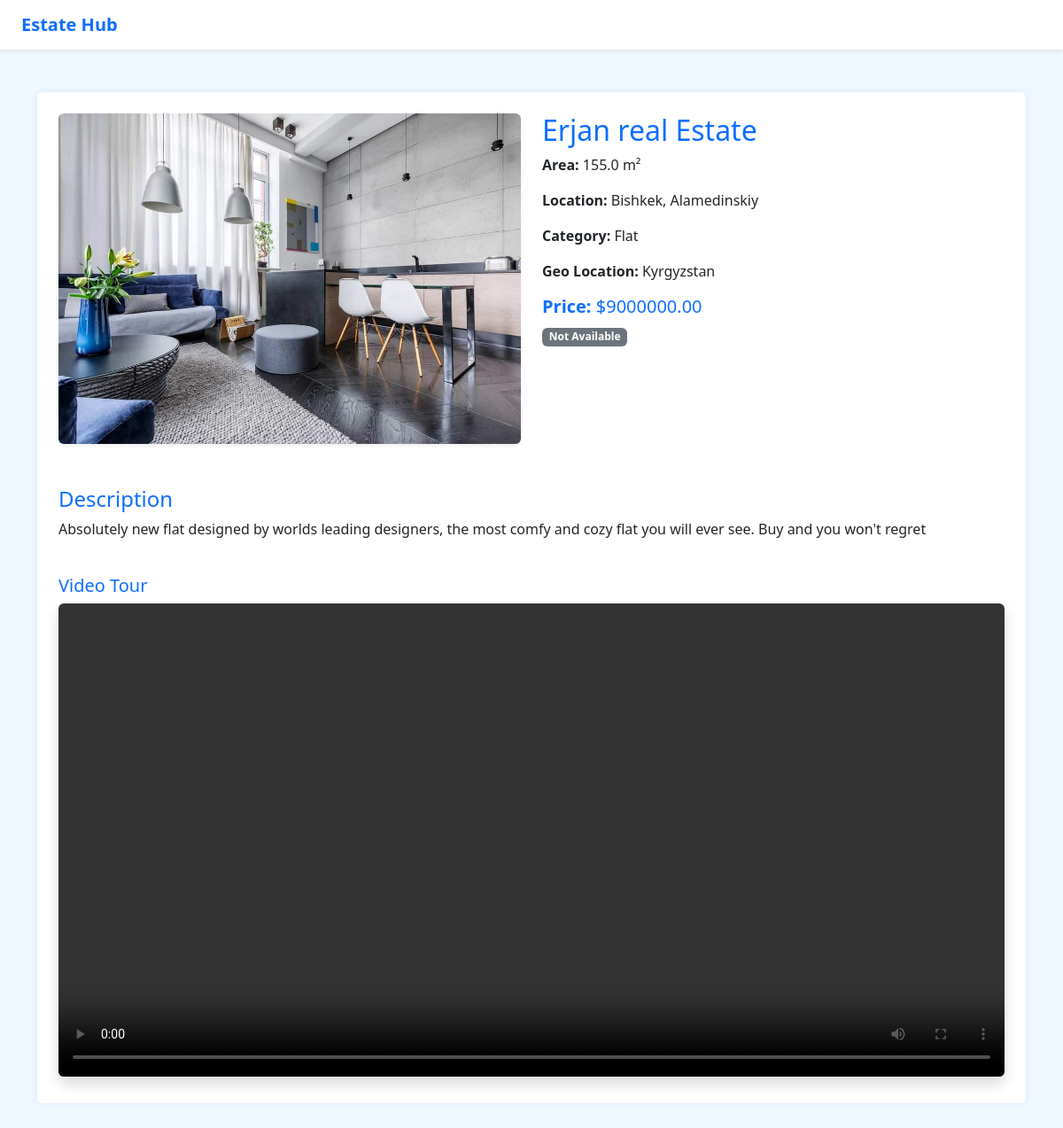
/detail_view/1/, run on the app's committed database.
### Product/models.py (models this page shows, shortened)
class Estate(models.Model):
    name = models.CharField(max_length=255)
    area = models.FloatField(validators=[MinValueValidator(0.0)])
    geo = models.CharField(max_length=255,)
    price = models.FloatField(validators=[MinValueValidator(0.0)])
    description = models.TextField()
    video = models.FileField(upload_to='media/video/', null=True, blank=True)
    is_active = models.BooleanField(default=True)
    city = models.ForeignKey(City, on_delete=models.PROTECT, related_name='estates')
    district = models.ForeignKey(District, on_delete=models.PROTECT, related_name='estates')
    category = models.ForeignKey(Category, on_delete=models.PROTECT, related_name='estates')
    image = models.ImageField(upload_to='media/images/', null=True, blank=True)

class City(models.Model):
    name = models.CharField(max_length=255, unique=True)
    class Meta:
        verbose_name_plural = "Cities"

class District(models.Model):
    name = models.CharField(max_length=255)
    city = models.ForeignKey(City, on_delete=models.PROTECT, related_name='districts')
    class Meta:
        unique_together = ['name', 'city']

class Category(models.Model):
    name = models.CharField(max_length=255, unique=True)
    image = models.ImageField(upload_to='media/images/', null=True, blank=True)
    class Meta:
        verbose_name_plural = "Categories"

### Product/views.py (the view)
# urls.py: path('detail_view/<int:estate_id>/', detail_view, name='detail_view')
def detail_view(request,estate_id):
    estate = Estate.objects.get(id=estate_id)
    return render(request, 'mainPages/detail.html', context={'estate':estate})

### Product/templates/mainPages/detail.html (shortened to what this page needs)
{% load static %}
<!DOCTYPE html>
<html lang="en">
<head>
  <link href="https://cdn.jsdelivr.net/npm/bootstrap@5.3.0/dist/css/bootstrap.min.css" rel="stylesheet">
</head>
<body>
<nav class="navbar navbar-light bg-white shadow-sm px-4">
  <a class="navbar-brand" href="{% url 'index' %}" style="color:#0d6efd;"><strong>Estate Hub</strong></a>
</nav>
<div class="container py-5">
  <div class="card p-4">
    <div class="row g-4">
      {% if estate.image %}
      <div class="col-md-6">
        <img src="{{ estate.image.url }}" alt="{{ estate.name }}" class="img-fluid rounded shadow-sm">
      </div>
      {% endif %}
      <div class="col-md-6">
        <h2 class="card-title">{{ estate.name }}</h2>
        <p><strong>Area:</strong> {{ estate.area }} m²</p>
        <p><strong>Location:</strong> {{ estate.city.name }}, {{ estate.district.name }}</p>
        <p><strong>Category:</strong> {{ estate.category.name }}</p>
        <p><strong>Geo Location:</strong> {{ estate.geo }}</p>
        <p class="text-primary h5 mt-3"><strong>Price:</strong> ${{ estate.price|floatformat:2 }}</p>
        {% if estate.is_active %}
        <span class="badge bg-success">Available</span>
        {% else %}
        <span class="badge bg-secondary">Not Available</span>
        {% endif %}
      </div>
      <div class="col-12">
        <h4 class="text-primary mt-4">Description</h4>
        <p>{{ estate.description }}</p>
      </div>
      {% if estate.video %}
      <div class="col-12">
        <h5 class="text-primary">Video Tour</h5>
        <video class="w-100 rounded shadow" controls>
          <source src="{{ estate.video.url }}" type="video/mp4">
        </video>
      </div>
      {% endif %}
    </div>
  </div>
</div>
</body>
</html>

### Product/templates/mainPages/detail.html (style rules this page uses)
body { background-color: #f0f8ff; }
.card { border: none; box-shadow: 0 0 10px rgba(0, 123, 255, 0.1); }
.card-title { color: #0d6efd; }

### data on the page
Estate: image (picture), name "Erjan real Estate", area "155.0", city.name "Bishkek", district.name "Alamedinskiy", category.name "Flat", geo "Kyrgyzstan", price "9000000.00", description "Absolutely new flat designed by worlds leading designers, the most comfy and cozy flat you will ever see. Buy and you won't regret"
